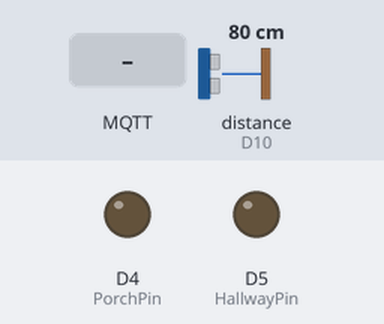
This sketch was run on a simulated Arduino MKR. Shown: output pins drawn as LEDs (lit = HIGH). Wiring (inferred from the names in the program): ultrasonic range finder: trigger D9; echo D10. Inputs (shaded band) come from the test bench; at power-on: distance to the obstacle (sensor on D10) 80 cm. The echo pulse lasts 58.3 µs per cm; WiFi joins after 1.5 s; servers stay silent unless stated; random numbers use the default seed unless the sketch sets one; no MQTT or app messages arrive unless stated; pins used as bus, display or sensor lines are not drawn; what the sketch prints to the serial monitor is not drawn.

Above: at 2.7 s.
2.8 s: MQTT message "ES/Wave" arrives on the first subscribed topic
At 4.1 s:
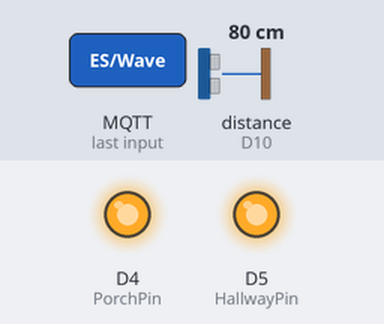
10.1 s: distance to the obstacle (sensor on D10) set to 9 cm
11.6 s: distance to the obstacle (sensor on D10) set to 13 cm
Timing chart, 0 to 14.6 s (numbered marks = the images above; inputs shaded):
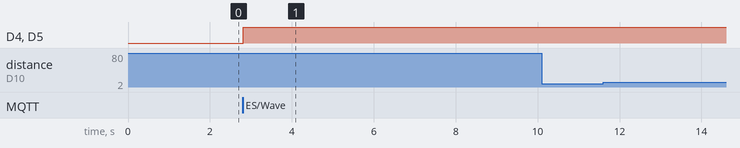

The sketch:

Task3.2C.ino
```cpp
#include <WiFiNINA.h>
#include <PubSubClient.h>


//variables instantiated
const char* ssid = "Airtel_Only Work";
const char* password = "Revenge#2231";

const char* mqttServer = "broker.emqx.io";
const int mqttPort = 1883;

const char* myName = "Rudra";

const int PorchPin = 4;
const int HallwayPin = 5;
const int TrigPin = 9;
const int EchoPin = 10;


WiFiClient wifiClient;
PubSubClient mqttClient(wifiClient);


long getDistance()
{
  digitalWrite(TrigPin, LOW);
  delayMicroseconds(2);

  digitalWrite(TrigPin, HIGH);       //send ultrasonic signal
  delayMicroseconds(10);
  digitalWrite(TrigPin, LOW);

  long duration = pulseIn(EchoPin, HIGH);    //measure the time taken for the echo

  long distance = duration * 0.034 / 2;      //convert time into distance

  return distance;
}


void bothLightsOn()
{
  digitalWrite(PorchPin, HIGH);       //turn both lights on by making output high
  digitalWrite(HallwayPin, HIGH);
}


void bothLightsOff()
{
  digitalWrite(PorchPin, LOW);        //turn both lights off by making output low
  digitalWrite(HallwayPin, LOW);
}


void mqttCallback(char* topic, byte* payload, unsigned int length)
{
  Serial.print("Message received on ");
  Serial.print(topic);
  Serial.print(": ");

  for (int i = 0; i < length; i++)
  {
    Serial.print((char)payload[i]);
  }

  Serial.println();

  if (strcmp(topic, "ES/Wave") == 0)
  {
    bothLightsOn();                   //turn both lights on when wave message is received
  }

  if (strcmp(topic, "ES/Pat") == 0)
  {
    bothLightsOff();                  //turn both lights off when pat message is received
  }
}


void reconnectMQTT()
{
  while (!mqttClient.connected())
  {
    Serial.print("Connecting to MQTT...");

    String clientID = "ArduinoClient-";
    clientID += String(random(0xffff), HEX);

    if (mqttClient.connect(clientID.c_str()))
    {
      Serial.println("connected");

      mqttClient.subscribe("ES/Wave");       //subscribe to wave topic
      mqttClient.subscribe("ES/Pat");        //subscribe to pat topic

      Serial.println("Subscribed to ES/Wave");
      Serial.println("Subscribed to ES/Pat");
    }
    else
    {
      Serial.print("Failed, rc=");
      Serial.println(mqttClient.state());

      delay(5000);
    }
  }
}


void setup()
{
  Serial.begin(9600);

  pinMode(PorchPin, OUTPUT);           //arduino pins which are connected to lights set to output
  pinMode(HallwayPin, OUTPUT);

  pinMode(TrigPin, OUTPUT);            //trigger pin set to output
  pinMode(EchoPin, INPUT);             //echo pin set to input

  digitalWrite(PorchPin, LOW);         //initially lights are off as set to low
  digitalWrite(HallwayPin, LOW);

  //connect to Wi-Fi
  Serial.print("Connecting to Wi-Fi");

  while (WiFi.begin(ssid, password) != WL_CONNECTED)
  {
    Serial.print(".");
    delay(3000);
  }

  Serial.println();
  Serial.println("Wi-Fi connected");

  mqttClient.setServer(mqttServer, mqttPort);    //set MQTT broker and port
  mqttClient.setCallback(mqttCallback);           //set function for received messages
}


void loop()
{
  if (!mqttClient.connected())             //check if MQTT is connected
  {
    reconnectMQTT();
  }

  mqttClient.loop();                       //keep checking for MQTT messages

  long distance = getDistance();

  Serial.print("Distance: ");
  Serial.print(distance);
  Serial.println(" cm");


  if (distance >= 10 && distance <= 30)       //if hand is detected between 10 and 30 cm
  {
    Serial.println("WAVE DETECTED");

    mqttClient.publish("ES/Wave", myName);    //publish name to wave topic

    delay(2000);
  }


  if (distance > 0 && distance < 10)           //if hand is detected closer than 10 cm
  {
    Serial.println("PAT DETECTED");

    mqttClient.publish("ES/Pat", myName);     //publish name to pat topic

    delay(2000);
  }

  delay(100);
}
```

Measured:
- after the input at 2.8 s, D4 (PorchPin), D5 (HallwayPin): LOW → HIGH at once
- after the input at 10.1 s, every drawn part: stays the same
- after the input at 11.6 s, every drawn part: stays the same
